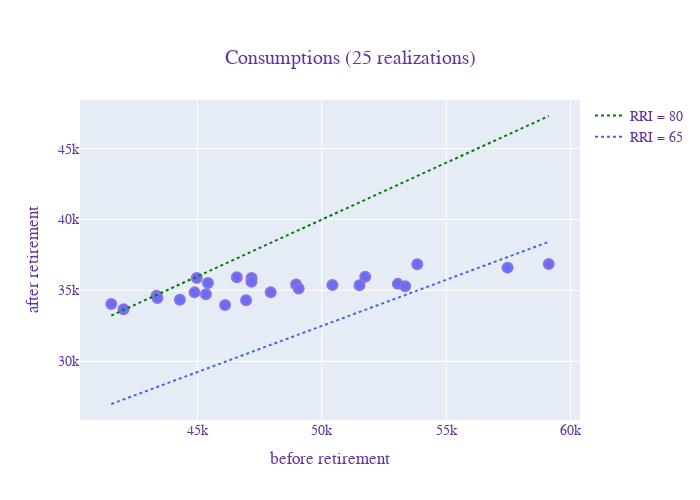

Notebook code cell kept with this figure:
### Markdown cell above
## Effect of uncertainty

### Code cell
import plotly.graph_objects as go
import plotly.express as px

nsim = 25
results = main.run_simulations(df, nsim=nsim, n_jobs=1, non_stochastic=False,
                               base_year=2020)
df_output = results.output
df_output['RRI'] = (df_output.cons_after / df_output.cons_bef * 100).round(1)

fig = go.Figure()
fig.add_scatter(x=df_output.cons_bef, y=df_output.cons_after,
                mode='markers', 
                marker=dict(size=10, line=dict(color='MediumPurple', width=2)),
                hovertemplate=
                'cons. bef. ret: $%{x:,.0f} <br>'+
                'cons. after ret: $%{y:,.0f} <br>'+
                '%{text}</b>' + 
                '<extra></extra>',
                text=['RRI: {:.0f}'.format(x) for x in df_output.RRI.values],
                showlegend = False)

cons_bef = np.array([df_output.cons_bef.min(), df_output.cons_bef.max()])
fig.add_trace(go.Scatter(x=cons_bef, y=.65 * cons_bef,
                         mode='lines', name="RRI = 65",
                         line=dict(color="RoyalBlue", width=2, dash='dot')))
fig.add_trace(go.Scatter(x=cons_bef, y=.80 * cons_bef,
                         mode='lines', name="RRI = 80",
                         line=dict(color="Green", width=2, dash='dot')))
fig.update_layout(height=500, width=700,
                  title={'text': f"Consumptions ({nsim} realizations)",
                         'x': 0.5, 'xanchor': 'center', 'yanchor': 'top'},
                  xaxis_title="before retirement",
                  yaxis_title="after retirement",
                  font=dict(family="Courier New, monospace",
                            size=14, color="RebeccaPurple"),
                  legend={'traceorder':'reversed'})
fig.show()

### Figure 1 — Plotly figure (JSON) as saved in the notebook; plotly's stock layout.template omitted (floating-point values rounded to 4 significant figures)
{"data": [{"hovertemplate": "cons. bef. ret: $%{x:,.0f} <br>cons. after ret: $%{y:,.0f} <br>%{text}</b><extra></extra>", "marker": {"line": {"color": "MediumPurple", "width": 2}, "size": 10}, "mode": "markers", "showlegend": false, "text": ["RRI: 78", "RRI: 62", "RRI: 73", "RRI: 70", "RRI: 69", "RRI: 72", "RRI: 68", "RRI: 82", "RRI: 78", "RRI: 70", "RRI: 76", "RRI: 77", "RRI: 74", "RRI: 80", "RRI: 80", "RRI: 78", "RRI: 72", "RRI: 67", "RRI: 80", "RRI: 73", "RRI: 76", "RRI: 77", "RRI: 66", "RRI: 80", "RRI: 64"], "type": "scatter", "x": [44290.0, 59120.0, 47940.0, 51740.0, 51510.0, 48960.0, 53840.0, 41530.0, 44880.0, 50420.0, 47170.0, 46580.0, 46110.0, 43350.0, 44970.0, 45420.0, 49070.0, 53050.0, 42020.0, 46950.0, 47170.0, 45340.0, 53350.0, 43390.0, 57470.0], "y": [34340.0, 36870.0, 34880.0, 35970.0, 35370.0, 35420.0, 36840.0, 34050.0, 34860.0, 35390.0, 35880.0, 35930.0, 33970.0, 34630.0, 35880.0, 35530.0, 35140.0, 35460.0, 33680.0, 34310.0, 35610.0, 34730.0, 35300.0, 34470.0, 36610.0]}, {"line": {"color": "RoyalBlue", "dash": "dot", "width": 2}, "mode": "lines", "name": "RRI = 65", "type": "scatter", "x": [41530.0, 59120.0], "y": [26990.0, 38430.0]}, {"line": {"color": "Green", "dash": "dot", "width": 2}, "mode": "lines", "name": "RRI = 80", "type": "scatter", "x": [41530.0, 59120.0], "y": [33220.0, 47300.0]}], "layout": {"font": {"color": "RebeccaPurple", "family": "Courier New, monospace", "size": 14}, "height": 500, "legend": {"traceorder": "reversed"}, "title": {"text": "Consumptions (25 realizations)", "x": 0.5, "xanchor": "center", "yanchor": "top"}, "width": 700, "xaxis": {"autorange": true, "range": [40260.0, 60390.0], "title": {"text": "before retirement"}, "type": "linear"}, "yaxis": {"autorange": true, "range": [25870.0, 48430.0], "title": {"text": "after retirement"}, "type": "linear"}}}
